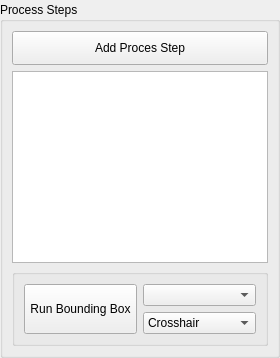
      <widget class="QWidget" name="process_tab">
       <attribute name="title">
        <string>Process</string>
       </attribute>
       <layout class="QHBoxLayout" name="horizontalLayout">
        <property name="leftMargin">
         <number>0</number>
        </property>
        <property name="topMargin">
         <number>2</number>
        </property>
        <property name="rightMargin">
         <number>0</number>
        </property>
        <property name="bottomMargin">
         <number>0</number>
        </property>
        <item>
         <widget class="QGroupBox" name="groupBox_2">
          <property name="title">
           <string>Process Steps</string>
          </property>
          <layout class="QGridLayout" name="gridLayout_10">
           <item row="0" column="0">
            <widget class="QPushButton" name="add_process_step_button">
             <property name="text">
              <string>Add Proces Step</string>
             </property>
            <property name="minimumSize"><size><width>0</width><height>34</height></size></property></widget>
           </item>
           <item row="1" column="0">
            <widget class="QListWidget" name="process_steps_listWidget">
             <property name="dragDropMode">
              <enum>QAbstractItemView::InternalMove</enum>
             </property>
             <property name="defaultDropAction">
              <enum>Qt::MoveAction</enum>
             </property>
            </widget>
           </item>
           <item row="2" column="0">
            <widget class="QGroupBox" name="groupBox_9">
             <property name="title">
              <string />
             </property>
             <layout class="QGridLayout" name="gridLayout_17">
              <item row="0" column="1">
               <widget class="QComboBox" name="bounding_box_step_combobox" />
              </item>
              <item row="1" column="1">
               <widget class="QComboBox" name="bounding_box_mode_combobox">
                <item>
                 <property name="text">
                  <string>Crosshair</string>
                 </property>
                </item>
                <item>
                 <property name="text">
                  <string>Laser</string>
                 </property>
                </item>
               </widget>
              </item>
              <item row="0" column="0" rowspan="2">
               <widget class="QPushButton" name="run_bounding_box_button">
                <property name="sizePolicy">
                 <sizepolicy hsizetype="Minimum" vsizetype="Preferred">
                  <horstretch>0</horstretch>
                  <verstretch>0</verstretch>
                 </sizepolicy>
                </property>
                <property name="text">
                 <string>Run Bounding Box</string>
                </property>
               <property name="icon"><iconset><normaloff>icons/play.svg</normaloff></iconset></property><property name="iconSize"><size><width>20</width><height>20</height></size></property><property name="minimumSize"><size><width>0</width><height>34</height></size></property></widget>
              </item>
             </layout>
            </widget>
           </item>
          </layout>
         </widget>
        </item>
       </layout>
      </widget>
